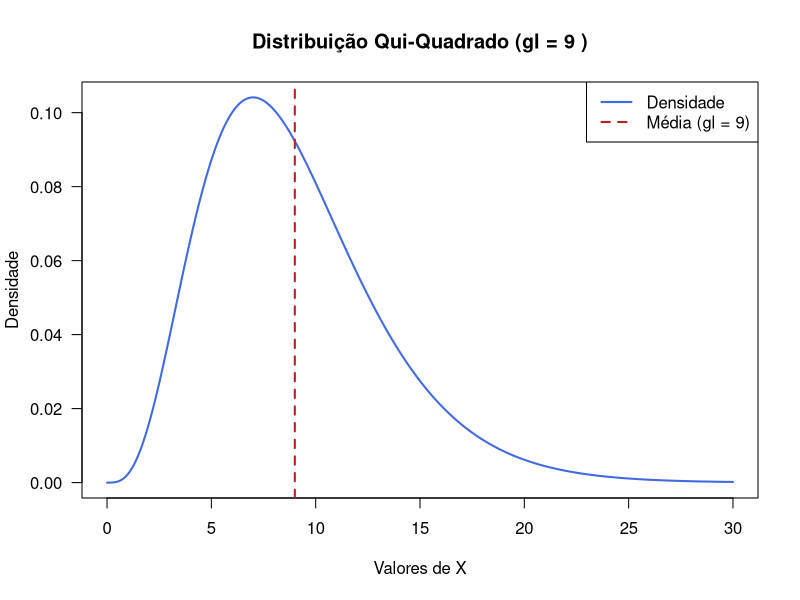
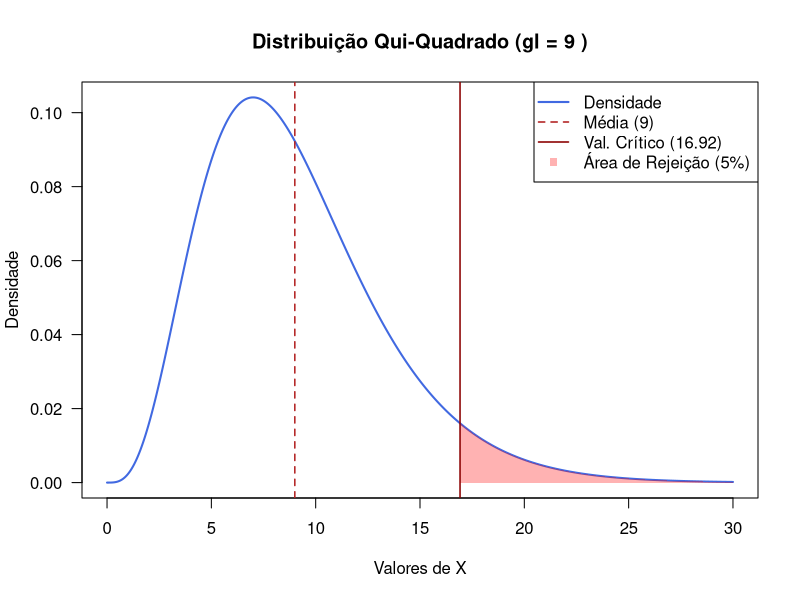
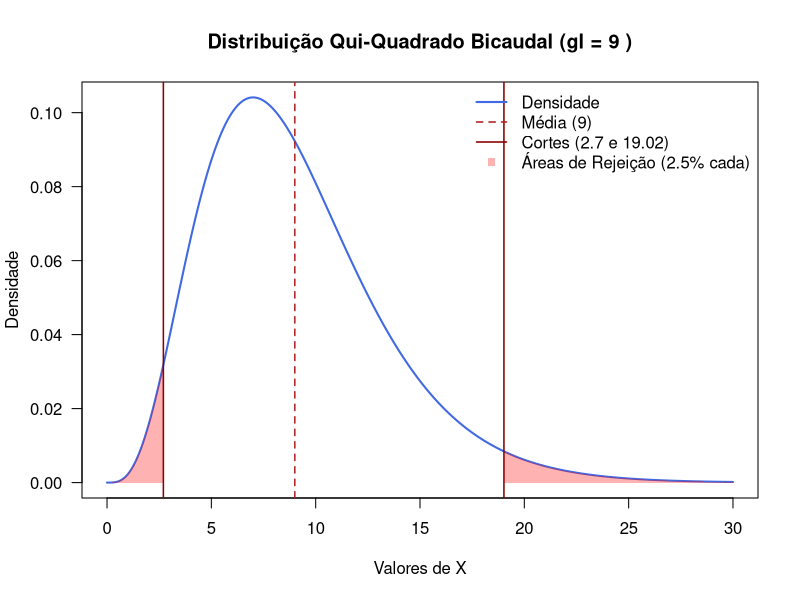
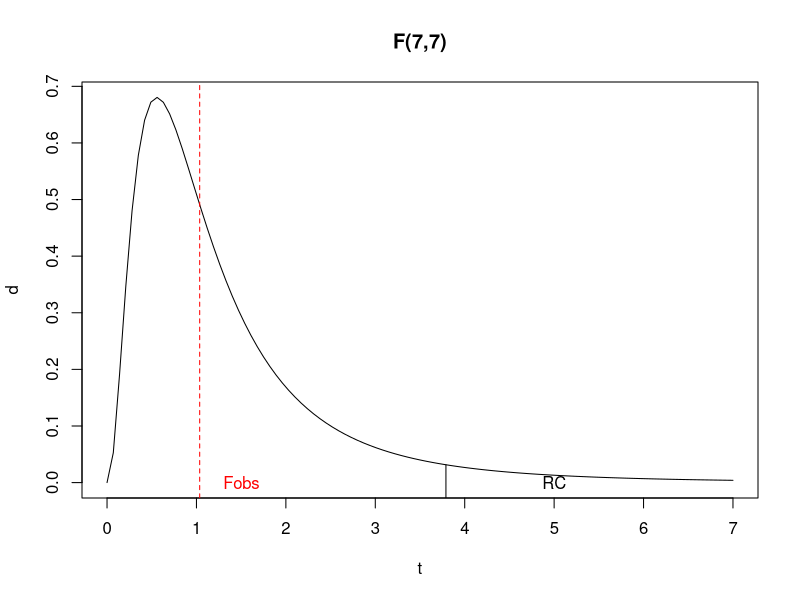
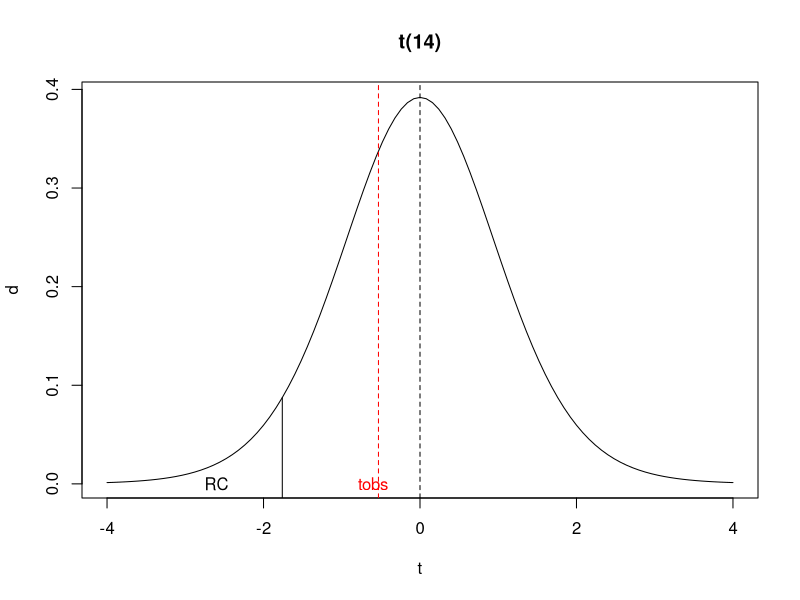

Write R code to recreate these figures, in order.
## ---- chunk 1
options(htmltools.dir.version = FALSE)
knitr::opts_chunk$set(echo=TRUE, message = FALSE, warning = FALSE, comment = "#>", fig.align = "center")
options(dplyr.print_min = 5, dplyr.print_max = 5)
## ---- chunk 2
gl <- 9
x <- seq(0, 30, length.out = 1000)
y <- dchisq(x, df = gl)
plot(x, y, type = "l", lwd = 2, col = "royalblue",
     main = paste("Distribuição Qui-Quadrado (gl =", gl, ")"),
     xlab = "Valores de X", ylab = "Densidade",
     las = 1, gedit = TRUE)
abline(v = gl, col = "firebrick", lty = 2, lwd = 2)
legend("topright", legend = c("Densidade", "Média (gl = 9)"),
       col = c("royalblue", "firebrick"), lty = 1:2, lwd = 2)
## ---- chunk 3
# 1. Definições básicas
gl <- 9
alfa <- 0.05

# 2. Encontrar o valor crítico onde começam os 5% finais
valor_critico <- qchisq(1 - alfa, df = gl)

# 3. Criar os pontos do gráfico
x <- seq(0, 30, length.out = 1000)
y <- dchisq(x, df = gl)

# 4. Gerar o gráfico base
plot(x, y, type = "l", lwd = 2, col = "royalblue",
     main = paste("Distribuição Qui-Quadrado (gl =", gl, ")"),
     xlab = "Valores de X", ylab = "Densidade", las = 1)

# 5. Criar e pintar a área sombreada (0.05 final)
x_shadow <- seq(valor_critico, 30, length.out = 100)
y_shadow <- dchisq(x_shadow, df = gl)
polygon(c(valor_critico, x_shadow, 30), c(0, y_shadow, 0), 
        col = rgb(1, 0, 0, 0.3), border = NA)

# 6. Adicionar linhas de referência (Média e Valor Crítico)
abline(v = gl, col = "firebrick", lty = 2, lwd = 1.5)
abline(v = valor_critico, col = "darkred", lty = 1, lwd = 1.5)

# 7. Adicionar legenda informativa
legend("topright", 
       legend = c("Densidade", "Média (9)", paste("Val. Crítico (", round(valor_critico, 2), ")", sep=""), "Área de Rejeição (5%)"),
       col = c("royalblue", "firebrick", "darkred", rgb(1, 0, 0, 0.3)), 
       lty = c(1, 2, 1, NA), pch = c(NA, NA, NA, 15), lwd = c(2, 1.5, 1.5, NA))
## ---- chunk 4
qchisq(1-.05, 9)
## ---- chunk 5
# 1. Definições básicas
gl <- 9
alfa_cauda <- 0.025

# 2. Encontrar os valores críticos das duas caudas
critico_inf <- qchisq(alfa_cauda, df = gl)      # Cauda esquerda (2.5%)
critico_sup <- qchisq(1 - alfa_cauda, df = gl)  # Cauda direita (2.5%)

# 3. Criar os pontos do gráfico
x <- seq(0, 30, length.out = 1000)
y <- dchisq(x, df = gl)

# 4. Gerar o gráfico base
plot(x, y, type = "l", lwd = 2, col = "royalblue",
     main = paste("Distribuição Qui-Quadrado Bicaudal (gl =", gl, ")"),
     xlab = "Valores de X", ylab = "Densidade", las = 1)

# 5. Sombrear a cauda esquerda (0 a critico_inf)
x_esq <- seq(0, critico_inf, length.out = 100)
y_esq <- dchisq(x_esq, df = gl)
polygon(c(0, x_esq, critico_inf), c(0, y_esq, 0), 
        col = rgb(1, 0, 0, 0.3), border = NA)

# 6. Sombrear a cauda direita (critico_sup a 30)
x_dir <- seq(critico_sup, 30, length.out = 100)
y_dir <- dchisq(x_dir, df = gl)
polygon(c(critico_sup, x_dir, 30), c(0, y_dir, 0), 
        col = rgb(1, 0, 0, 0.3), border = NA)

# 7. Adicionar linhas dos valores críticos e da média
abline(v = gl, col = "firebrick", lty = 2, lwd = 1.5)
abline(v = c(critico_inf, critico_sup), col = "darkred", lty = 1, lwd = 1.5)

# 8. Legenda descritiva
legend("topright", 
       legend = c("Densidade", 
                  "Média (9)", 
                  paste("Cortes (", round(critico_inf, 2), " e ", round(critico_sup, 2), ")", sep=""), 
                  "Áreas de Rejeição (2.5% cada)"),
       col = c("royalblue", "firebrick", "darkred", rgb(1, 0, 0, 0.3)), 
       lty = c(1, 2, 1, NA), pch = c(NA, NA, NA, 15), lwd = c(2, 1.5, 1.5, NA),
       bty = "n") # Remove a borda da legenda para economizar espaço no slide
## ---- chunk 6
qchisq(1-.025, 9)
qchisq(.025, 9)
## ---- chunk 7
knitr::include_graphics("https://raw.githubusercontent.com/arpanosso/estatinfo/master/slides/img/testeH_17.png")
## ---- chunk 8
r1<-c(2.30,2.10,1.91,1.20,1.93,1.88,1.95,2.10)
r2<-c(2.30,2.15,2.00,1.28,2.15,2.20,1.91,2.06)
var.test(r1,r2)
## ---- chunk 9
curve(df(x,7,7),0,7,xlab="t",ylab="d",
      main="F(7,7)")
abline(v=1.03618,col="red",lty=2)
segments(3.79,-1,3.79,df(3.79,7,7))
text(1.5,0,"Fobs",col="red")
text(5,0,"RC",col="black")
## ---- chunk 10
r1<-c(2.30,2.10,1.91,1.20,1.93,1.88,1.95,2.10)
r2<-c(2.30,2.15,2.00,1.28,2.15,2.20,1.91,2.06)
t.test(r1, r2, alternative = "le", var.equal = TRUE)
## ---- chunk 11
knitr::include_graphics("https://raw.githubusercontent.com/arpanosso/estatinfo/master/slides/img/ic_05.png")
## ---- chunk 12
curve(dt(x,14),-4,4,xlab="t",ylab="d",
      main="t(14)")
abline(v=0,col="black",lty=2)
abline(v=-0.5309,col="red",lty=2)
segments(-1.76,-1,-1.76,dt(-1.76,14))
text(-0.6,0,"tobs",col="red")
text(-2.6,0,"RC",col="black")
